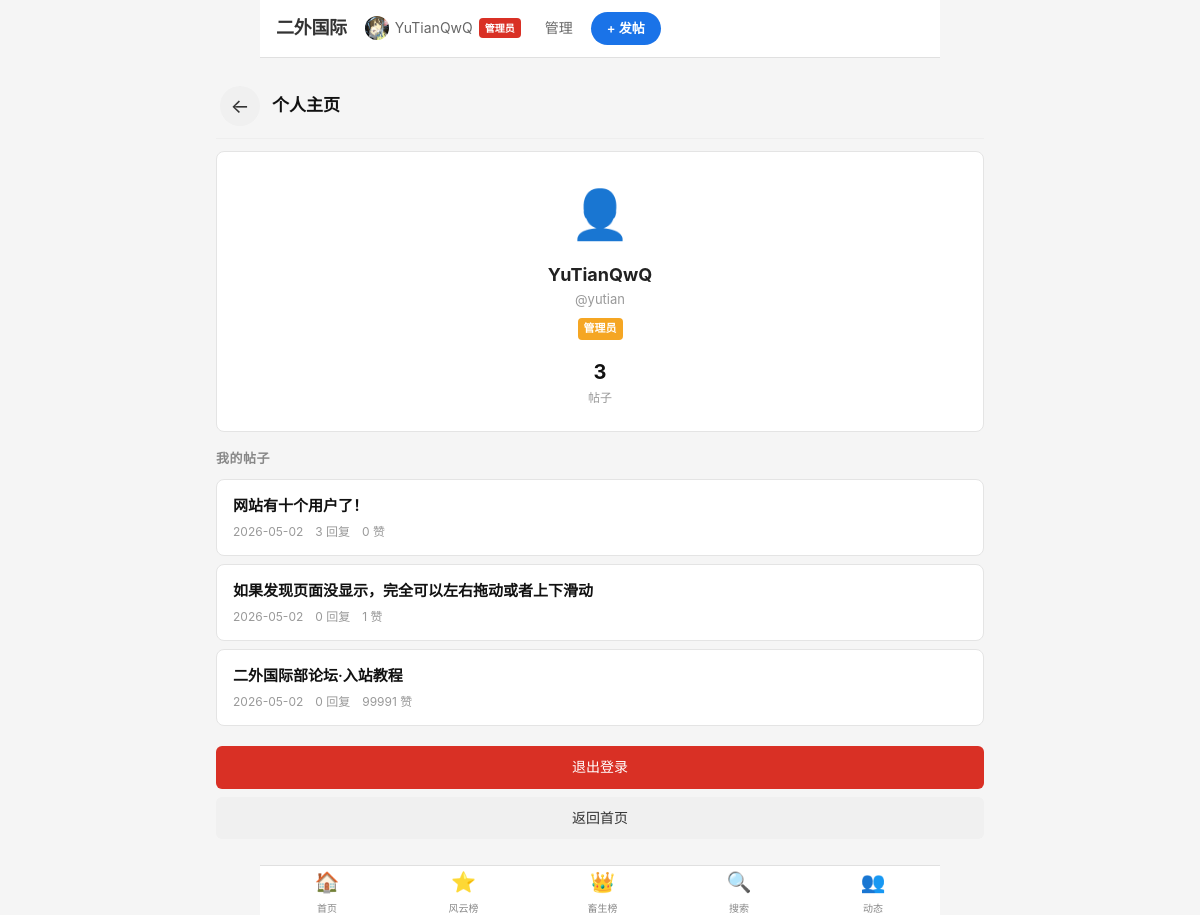
Screenshot of /profile (signed in) with the database file from the repository.
### tables this page shows
CREATE TABLE users (
            id INTEGER PRIMARY KEY AUTOINCREMENT,
            username TEXT UNIQUE NOT NULL,
            nickname TEXT NOT NULL,
            password_hash TEXT NOT NULL,
            avatar TEXT DEFAULT '',
            bio TEXT DEFAULT '',
            is_admin INTEGER DEFAULT 0,
            created_at TEXT DEFAULT (datetime('now'))
        , level INTEGER DEFAULT 0, exp INTEGER DEFAULT 0, is_banned INTEGER DEFAULT 0);

CREATE TABLE topics (
            id INTEGER PRIMARY KEY AUTOINCREMENT,
            title TEXT NOT NULL,
            content TEXT NOT NULL,
            board_id INTEGER NOT NULL,
            user_id INTEGER NOT NULL,
            is_anonymous INTEGER DEFAULT 0,
            view_count INTEGER DEFAULT 0,
            like_count INTEGER DEFAULT 0,
            reply_count INTEGER DEFAULT 0,
            is_pinned INTEGER DEFAULT 0,
            created_at TEXT DEFAULT (datetime('now')),
            updated_at TEXT DEFAULT (datetime('now'))
        );

### app.py (the view)
@app.route('/profile')
def profile():
    user = get_current_user()
    if not user:
        flash('请先登录', 'error')
        return redirect(url_for('login'))
    conn = get_db()
    topics = conn.execute("""
        SELECT t.*, b.name as board_name, b.color as board_color, b.icon as board_icon
        FROM topics t
        LEFT JOIN boards b ON t.board_id = b.id
        WHERE t.user_id = ?
        ORDER BY t.created_at DESC
        LIMIT 50
    """, (user['id'],)).fetchall()
    topic_count = len(topics)
    reply_count = conn.execute("SELECT COUNT(*) FROM replies WHERE user_id = ?", (user['id'],)).fetchone()[0]
    like_count = conn.execute("SELECT COUNT(*) FROM likes WHERE user_id = ?", (user['id'],)).fetchone()[0]
    conn.close()
    stats = {'topics': topic_count, 'replies': reply_count, 'likes': like_count}
    return render_template('profile.html', user=user, topics=topics, stats=stats)

### app.py (called while the page is built)
def get_db():
    conn = sqlite3.connect(DB_PATH, timeout=30)
    conn.execute("PRAGMA busy_timeout = 30000")
    conn.execute("PRAGMA journal_mode = WAL")
    conn.row_factory = sqlite3.Row
    return conn

def get_current_user():
    user_id = session.get('user_id')
    if not user_id:
        return None
    conn = get_db()
    user = conn.execute("SELECT id, username, nickname, avatar, bio, is_admin, level, exp, created_at FROM users WHERE id = ?", (user_id,)).fetchone()
    conn.close()
    return dict(user) if user else None

@app.context_processor
def inject_user():
    from flask import session, g
    user = get_current_user()
    return dict(user=user)

### templates/profile.html (shortened to what this page needs)
{% extends "base.html" %}
{% block content %}
<div class="nav-bar">
  <a href="javascript:goBack()" class="back-btn">←</a>
  <span class="nav-title">个人主页</span>
</div>
<div class="profile-card">
  <div class="profile-avatar">👤</div>
  <div class="profile-name">{{ user.nickname }}</div>
  <div class="profile-username">@{{ user.username }}</div>
  {% if user.is_admin %}<span class="badge badge-admin" style="margin-top:8px">管理员</span>{% endif %}
  <div class="profile-stats">
    <div class="profile-stat"><div class="n">{{ topics|length }}</div><div class="l">帖子</div></div>
  </div>
</div>
<div class="section-title">我的帖子</div>
<div class="topic-list">
{% for t in topics %}
  <a href="/topic/{{ t.id }}" class="topic-item">
    <div class="topic-title">{{ t.title }}</div>
    <div class="topic-meta">
      <span>{{ t.created_at[:10] }}</span>
      <span>{{ t.reply_count }} 回复</span>
      <span>{{ t.like_count }} 赞</span>
    </div>
  </a>
{% else %}
  <div class="empty-state">还没有发帖</div>
{% endfor %}
</div>
<div style="margin-top:20px">
  <a href="/logout" class="btn btn-block btn-danger" style="display:block;text-align:center;padding:10px;border-radius:6px;color:#fff;text-decoration:none">退出登录</a>
  <a href="/" class="btn btn-block mt-8" style="display:block;text-align:center;padding:10px;border-radius:6px;text-decoration:none;background:#f0f0f0;color:#333">返回首页</a>
</div>
{% endblock %}

### templates/base.html (shortened to what this page needs)
<!DOCTYPE html>
<html lang="zh">
<head>
<link rel="stylesheet" href="{{ url_for('static', filename='style.css') }}">
{% macro user_avatar(avatar, nickname) %}
{% if avatar %}
<img src="{{ avatar }}" style="width:24px;height:24px;border-radius:50%;object-fit:cover" alt="{{ nickname }}">
{% else %}
<span style="width:24px;height:24px;border-radius:50%;background:#4a90d9;color:#fff;display:inline-flex;align-items:center;justify-content:center;font-size:11px;font-weight:600">{{ nickname[:1] }}</span>
{% endif %}
{% endmacro %}
{% macro level_badge(level, size='xs', is_admin=False) %}
{% if is_admin %}
<span style="display:inline-flex;align-items:center;padding:2px 6px;background:#d93025;color:#fff;font-size:{% if size=='xs' %}10px{% elif size=='sm' %}12px{% else %}14px{% endif %};border-radius:4px;font-weight:600">管理员</span>
{% elif level >= 80 %}
<span style="display:inline-flex;align-items:center;padding:2px 6px;background:#e07a5f;color:#fff;font-size:{% if size=='xs' %}10px{% elif size=='sm' %}12px{% else %}14px{% endif %};border-radius:4px;font-weight:600">大师 Lv{{ level }}</span>
{% elif level >= 60 %}
<span style="display:inline-flex;align-items:center;padding:2px 6px;background:#9b5de5;color:#fff;font-size:{% if size=='xs' %}10px{% elif size=='sm' %}12px{% else %}14px{% endif %};border-radius:4px;font-weight:600">老手 Lv{{ level }}</span>
{% elif level >= 40 %}
<span style="display:inline-flex;align-items:center;padding:2px 6px;background:#457b9d;color:#fff;font-size:{% if size=='xs' %}10px{% elif size=='sm' %}12px{% else %}14px{% endif %};border-radius:4px;font-weight:600">进阶 Lv{{ level }}</span>
{% elif level >= 20 %}
<span style="display:inline-flex;align-items:center;padding:2px 6px;background:#2a9d8f;color:#fff;font-size:{% if size=='xs' %}10px{% elif size=='sm' %}12px{% else %}14px{% endif %};border-radius:4px;font-weight:600">新人 Lv{{ level }}</span>
{% elif level >= 10 %}
<span style="display:inline-flex;align-items:center;padding:2px 6px;background:#f4a261;color:#fff;font-size:{% if size=='xs' %}10px{% elif size=='sm' %}12px{% else %}14px{% endif %};border-radius:4px;font-weight:600">新手 Lv{{ level }}</span>
{% else %}
<span style="display:inline-flex;align-items:center;padding:2px 6px;background:#888;color:#fff;font-size:{% if size=='xs' %}10px{% elif size=='sm' %}12px{% else %}14px{% endif %};border-radius:4px;font-weight:600">路人 Lv{{ level }}</span>
{% endif %}
{% endmacro %}
</head>
<body>
<nav class="navbar">
  <a href="/" class="navbar-brand">二外国际</a>
  <div class="navbar-links">
    {% if user %}
      <a href="/user/{{ user.id }}" class="navbar-link" style="display:flex;align-items:center;gap:6px">{{ user_avatar(user.avatar, user.nickname) }}<span>{{ user.nickname }}</span>{{ level_badge(user.level or 0, 'xs', user.is_admin) }}</a>
      {% if user.is_admin %}
      <a href="/admin" class="navbar-link">管理</a>
      {% endif %}
    {% else %}
      <a href="/login" class="navbar-link">登录</a>
      <a href="/register" class="navbar-link">注册</a>
    {% endif %}
  </div>
  {% if user %}
  <a href="/new/daily" class="navbar-post-btn">+ 发帖</a>
  {% endif %}
</nav>
<div class="container">
  {% block content %}{% endblock %}
</div>
<div class="bottom-nav">
  <a href="/" class="{% if request.path == '/' %}active{% endif %}">
    <span class="nav-icon">🏠</span>
    <span>首页</span>
  </a>
  <a href="/famous" class="{% if request.path == '/famous' %}active{% endif %}">
    <span class="nav-icon">⭐</span>
    <span>风云榜</span>
  </a>
  <a href="/chef" class="{% if request.path == '/chef' %}active{% endif %}">
    <span class="nav-icon">👑</span>
    <span>畜生榜</span>
  </a>
  <a href="/search" class="{% if request.path == '/search' %}active{% endif %}">
    <span class="nav-icon">🔍</span>
    <span>搜索</span>
  </a>
  {% if user %}
  <a href="/following" class="{% if request.path == '/following' %}active{% endif %}">
    <span class="nav-icon">👥</span>
    <span>动态</span>
  </a>
  {% endif %}
</div>
</body>
</html>

### static/style.css (style rules this page uses)
*, *::before, *::after { box-sizing: border-box; margin: 0; padding: 0; }
body { font-family: -apple-system, BlinkMacSystemFont, 'Segoe UI', sans-serif; background: #fafafa; color: #222; font-size: 15px; line-height: 1.6; }
a { color: #1a73e8; text-decoration: none; }
img { max-width: 100%; }
.container { max-width: 680px; margin: 0 auto; padding: 0 16px 100px; }
.navbar { display: flex; align-items: center; gap: 10px; padding: 12px 16px; background: #fff; border-bottom: 1px solid #eee; position: sticky; top: 0; z-index: 100; max-width: 680px; margin: 0 auto; }
.navbar-brand { font-size: 17px; font-weight: 800; color: #111; text-decoration: none; white-space: nowrap; letter-spacing: -0.3px; flex-shrink: 0; }
.navbar-post-btn { background: #1a73e8; color: #fff !important; border-radius: 20px; padding: 7px 14px; font-size: 13px; font-weight: 600; text-decoration: none; display: inline-block; }
.navbar-link { font-size: 13px; color: #555; text-decoration: none; padding: 4px 6px; }
.btn { display: inline-block; padding: 8px 16px; background: #1a73e8; color: #fff; border-radius: 6px; font-size: 14px; cursor: pointer; border: none; text-decoration: none; }
.btn-block { display: block; text-align: center; }
.btn-danger { background: #d93025; }
.topic-list { display: flex; flex-direction: column; gap: 8px; }
.topic-item { background: #fff; border: 1px solid #e4e4e4; border-radius: 8px; padding: 14px 16px; display: block; color: #111; }
.topic-item .topic-title { font-size: 15px; font-weight: 600; color: #111; margin-bottom: 4px; }
.topic-item .topic-meta { font-size: 12px; color: #999; display: flex; gap: 12px; flex-wrap: wrap; }
.profile-card { background: #fff; border: 1px solid #e4e4e4; border-radius: 8px; padding: 24px; text-align: center; margin-bottom: 16px; }
.profile-avatar { font-size: 48px; margin-bottom: 8px; }
.profile-name { font-size: 18px; font-weight: 700; }
.profile-username { font-size: 13px; color: #999; }
.profile-stats { display: flex; justify-content: center; gap: 32px; margin-top: 16px; }
.profile-stat .n { font-size: 20px; font-weight: 700; color: #111; }
.profile-stat .l { font-size: 12px; color: #999; }
.mt-8 { margin-top: 8px; }
.section-title { font-size: 13px; font-weight: 600; color: #888; text-transform: uppercase; letter-spacing: 0.5px; margin-bottom: 10px; }
.badge { display: inline-block; padding: 2px 6px; border-radius: 4px; font-size: 11px; font-weight: 600; }
.badge-admin { background: #f5a623; color: #fff; }
.bottom-nav { display: flex; position: fixed; bottom: 0; left: 0; right: 0; background: #fff; border-top: 1px solid #eee; z-index: 150; max-width: 680px; margin: 0 auto; padding-bottom: env(safe-area-inset-bottom); }
@media (min-width: 480px) { .container { padding: 0 20px 100px; } }
@media (min-width: 480px) { .navbar { padding: 12px 20px; } }
.nav-bar { display: flex; align-items: center; gap: 12px; padding: 12px 4px; border-bottom: 1px solid #eee; margin-bottom: 12px; }
.back-btn { display: inline-flex; align-items: center; justify-content: center; width: 40px; height: 40px; background: #f0f0f0; border-radius: 50%; font-size: 20px; color: #333; text-decoration: none; flex-shrink: 0; transition: background 0.15s; }
.nav-title { font-size: 17px; font-weight: 700; color: #111; }
@media (min-width: 640px) { body { font-size: 15px; } }

### rows the page displays
users: avatar (picture), nickname "YuTianQwQ", username "yutian"
topics: title "网站有十个用户了！", created_at "2026-05-02", reply_count "3", like_count "0"
topics: title "如果发现页面没显示，完全可以左右拖动或者上下滑动", created_at "2026-05-02", reply_count "0", like_count "1"
topics: title "二外国际部论坛·入站教程", created_at "2026-05-02", reply_count "0", like_count "99991"

### other values shown
{{ topics|length }} "3"
